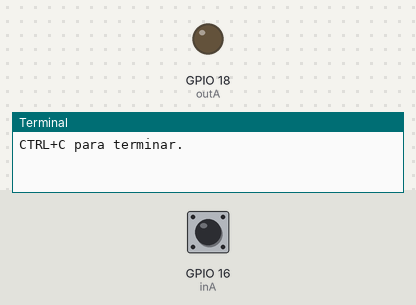
The program below on a simulated Raspberry Pi (BCM pin numbers). On the bench: output pins drawn as LEDs (lit = HIGH), the last lines printed to the terminal. The test bench sets the inputs (shaded band); at power-on: GPIO 16 (inA) HIGH.

Above: at 1.4 s.
1.5 s: GPIO 16 (inA) pulled LOW for 0.15 s
At 1.57 s:
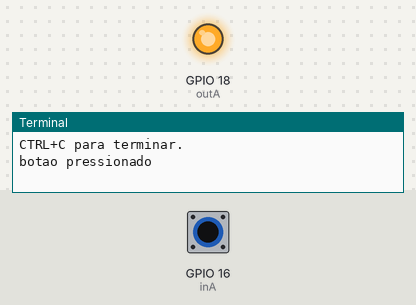
3.1 s: GPIO 16 (inA) pulled LOW for 3.2 s
At 7.7 s:
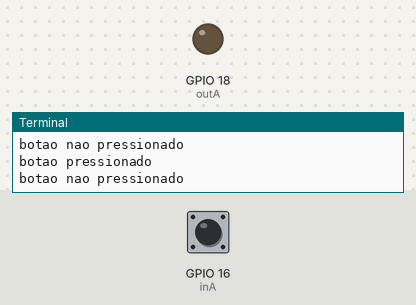
Timing chart, 0 to 9.2 s (numbered marks = the images above; inputs shaded):
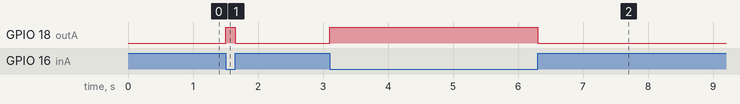

Measured:
- after the input at 1.5 s, GPIO 18 (outA): LOW → HIGH at once, → LOW 0.15 s later
- after the input at 3.1 s, GPIO 18 (outA): LOW → HIGH at once, → LOW 3.2 s later

The program:

lab04ex10_inout1.py
```python
import RPi.GPIO as GPIO
from time import sleep

import requests
from datetime import datetime

GPIO.setmode(GPIO.BCM)  # BCM = numeração GPIO
inA = 16
outA = 18
GPIO.setup(inA, GPIO.IN, pull_up_down=GPIO.PUD_UP) # Entrada inA com pullup (= 1)
GPIO.setup(outA, GPIO.OUT, initial=0)

count=0
auxInput = 1
switchInput = 0
try:
    sleep(0.2)
    print("CTRL+C para terminar.")
    tempInput = GPIO.input(inA)
    switchInput = tempInput
    while True:
        tempInput = GPIO.input(inA)

        if(switchInput != tempInput):
            if(tempInput == 0):
                GPIO.output(outA, 1)
                print("botao pressionado", flush=True)
            elif(tempInput == 1):
                GPIO.output(outA, 0)
                print("botao nao pressionado", flush=True)
            switchInput = tempInput
        switchInput = tempInput

except KeyboardInterrupt:
    print("\nPrograma terminado pelo utilizador.")
except:
    print("\nErro!!!")
finally:
    print("A fazer 'reset' ao GPIO...", end="")
    GPIO.cleanup()
    print("ok.")
print("Fim do programa.")
```
